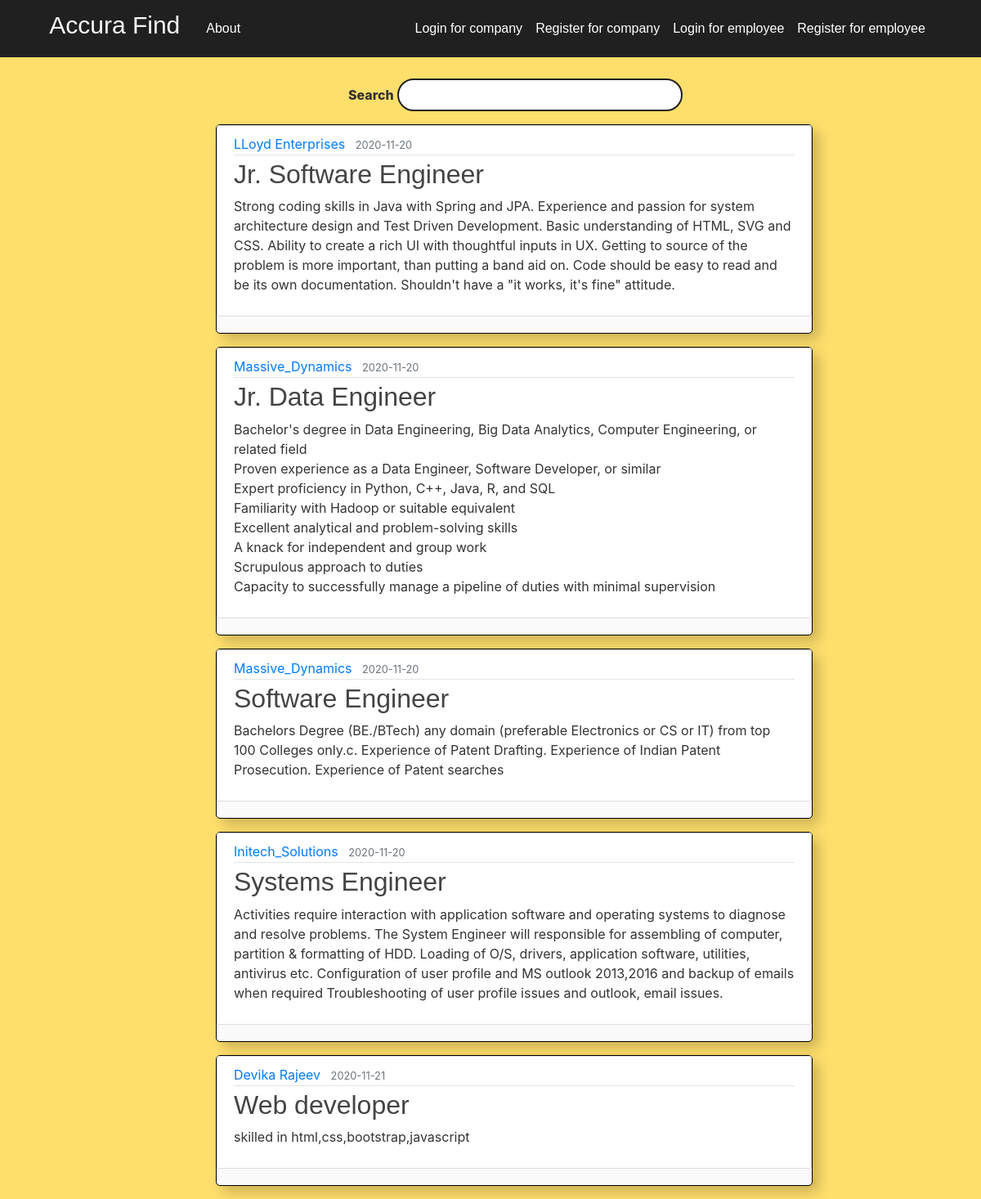
Page /jobs on the committed database.
### flaskblog/models.py (models this page shows, shortened)
class Post(db.Model):
    __tablename__ = 'post'
    __searchable__ = ['title','content']
    id = db.Column(db.Integer, primary_key=True)
    title = db.Column(db.String(100), nullable=False)
    date_posted = db.Column(db.DateTime, nullable=False, default=datetime.utcnow)
    content = db.Column(db.Text, nullable=False)
    Salary=db.Column(db.Text, nullable=False)
    skillsrequired=db.Column(db.Text, nullable=False)
    minskillsrequired=db.Column(db.Text, nullable=False)
    Category = db.Column(db.String(100), nullable=False)
    candi_ids=db.Column(db.Text, nullable=False)
    user_id = db.Column(db.Integer, db.ForeignKey('user.id'), nullable=False)

class User(db.Model, UserMixin):
    __tablename__ = 'user'
    id = db.Column(db.Integer, primary_key=True)
    username = db.Column(db.String(20), unique=True, nullable=False)
    email = db.Column(db.String(120), unique=True, nullable=False)
    image_file = db.Column(db.String(20), nullable=False, default='default.jpg')
    password = db.Column(db.String(60), nullable=False)
    posts = db.relationship('Post', backref='author', lazy=True)

### flaskblog/routes.py (the view)
@app.route("/jobs")
def jobs():
    posts = Post.query.all()
    return render_template('jobs.html', posts=posts)

### flaskblog/templates/jobs.html (shortened to what this page needs)
{% extends "layoute.html" %}
{% block content %}
   <div class="search-bar">
    <form method="GET" action="search">
      <div>
        <label for="query">Search</label>
        <input type="text" name='query' id='query'>
      </div>
    </form>
            </div>
    {% for post in posts %}
       <div class="media-content">
        <article class="media content-section">
          <div class="media-body">
            <div class="article-metadata">
              <a class="mr-2" href="#">{{ post.author.username }}</a>
              <small class="text-muted">{{ post.date_posted.strftime('%Y-%m-%d') }}</small>
            </div>
            <h2><a class="article-title" href="{{ url_for('poste', post_id=post.id) }}">{{ post.title }}</a></h2>
            <p class="article-content">{{ post.content }}</p>
          </div>
        </article>
       </div>
    {% endfor %}
{% endblock content %}

### flaskblog/static/main.css (style rules this page uses)
body { background: #fafafa; color: #333333; margin-top: 5rem; }
h1, h2, h3, h4, h5, h6 { color: #444444; }
.content-section { background: #ffffff; padding: 10px 20px; border: 1px solid #dddddd; border-radius: 3px; margin-bottom: 20px; }
.article-title { color: #444444; }
.article-content { white-space: pre-line; }
.article-metadata { padding-bottom: 1px; margin-bottom: 4px; border-bottom: 1px solid #e3e3e3 }

### flaskblog/templates/layoute.html (style rules this page uses)
body { background: #FFDF6C; color: #333333; margin-top: 5rem; }
h1, h2, h3, h4, h5, h6 { color: #fafafa; font-family: 'Montserrat', sans-serif; }

### flaskblog/templates/jobs.html (style rules this page uses)
.media-content { border: black 1px solid; background-color: #fafafa; margin-left: 30%; margin-bottom: 16px; width: 100%; border-radius: 5px; box-shadow: 8px 8px 16px 0px rgba(0,0,0,0.2); }
.search-bar { padding: 16px; margin-left: 50%; width: 100%; }
label { font: 'Montserrat', sans-serif; font-weight: 800; }
input { border: #202020 2px solid; border-radius: 50px; height: 40px; width: 50%; padding: 0px 10px; }

### rows in the picture
Post: author.username "LLoyd Enterprises", date_posted "2020-11-20", title "Jr. Software Engineer", content "Strong coding skills in Java with Spring and JPA. Experience and passion for system architecture design and Test Driven Development. Basic understanding of HTML, SVG and CSS. Ability to create a rich UI with thoughtful inputs in UX. Getting to source of the problem is more important, than putting a band aid on. Code should be easy to read and be its own documentation. Shouldn't have a \"it works, it's fine\" attitude."
Post: author.username "Massive_Dynamics", date_posted "2020-11-20", title "Jr. Data Engineer", content "Bachelor's degree in Data Engineering, Big Data Analytics, Computer Engineering, or related field Proven experience as a Data Engineer, Software Developer, or similar Expert proficiency in Python, C++, Java, R, and SQL Familiarity with Hadoop or suitable equivalent Excellent analytical and problem-solving skills A knack for independent and group work Scrupulous approach to duties Capacity to successfully manage a pipeline of duties with minimal supervision"
Post: author.username "Massive_Dynamics", date_posted "2020-11-20", title "Software Engineer", content "Bachelors Degree (BE./BTech) any domain (preferable Electronics or CS or IT) from top 100 Colleges only.c. Experience of Patent Drafting. Experience of Indian Patent Prosecution. Experience of Patent searches"
Post: author.username "Initech_Solutions", date_posted "2020-11-20", title "Systems Engineer", content "Activities require interaction with application software and operating systems to diagnose and resolve problems. The System Engineer will responsible for assembling of computer, partition & formatting of HDD. Loading of O/S, drivers, application software, utilities, antivirus etc. Configuration of user profile and MS outlook 2013,2016 and backup of emails when required Troubleshooting of user profile issues and outlook, email issues."
Post: author.username "Devika Rajeev", date_posted "2020-11-21", title "Web developer", content "skilled in html,css,bootstrap,javascript"
